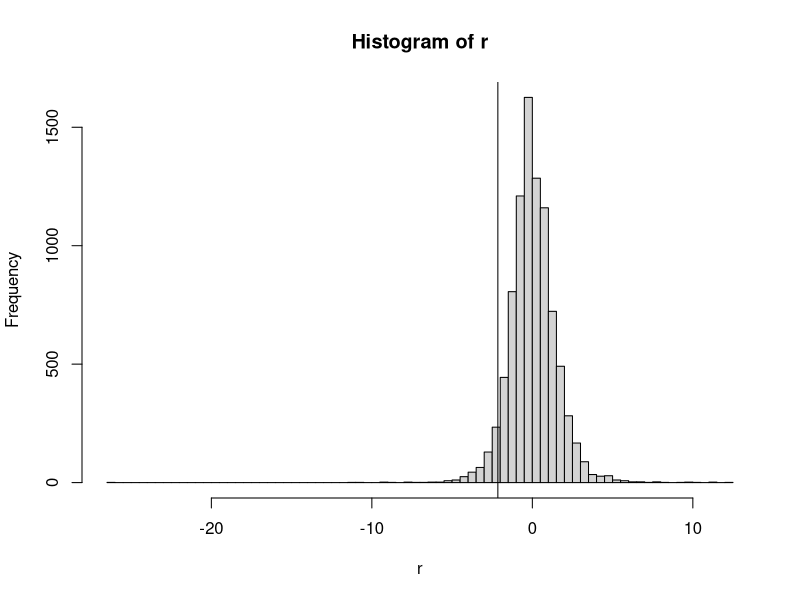
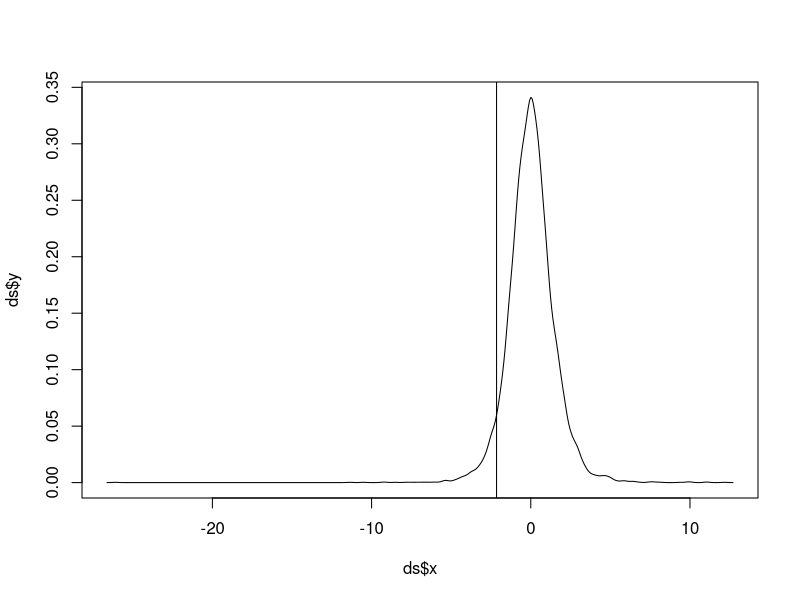
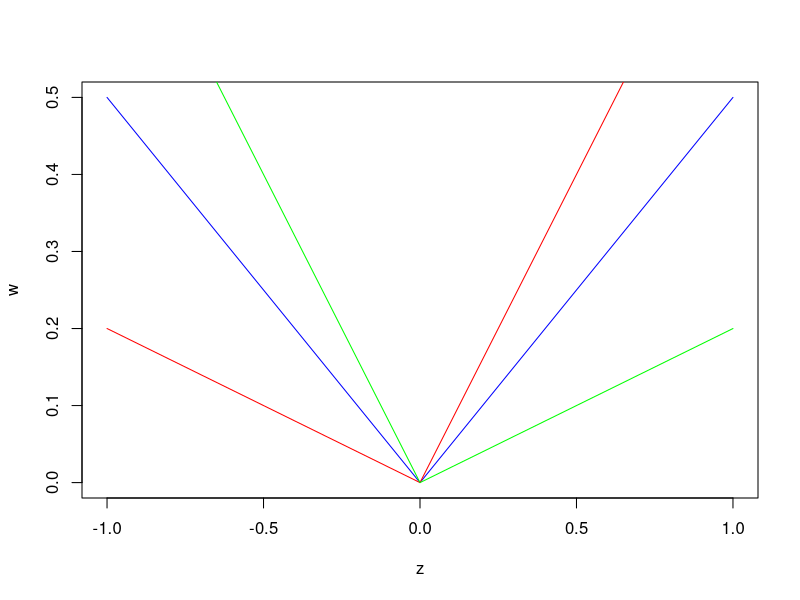

These figures' R source, in order:
## ---- chunk 1
knitr::opts_chunk$set(echo = FALSE)
## ---- chunk 2
p = 0.05
nu = 12
mu.np1 = 0.001
sigma.np1 = 0.02
t.nu.p = qt(p, nu)
VaR = mu.np1 + t.nu.p * sigma.np1 / (sqrt(nu/(nu-2)))
VaR
## ---- chunk 3
# Séries IBM journalière
r = scan('d-ibmln.txt')
r.sort = sort(r)
n = length(r)
# Calcul de x-chapeau-p
p = 0.05
l1 = floor(p*n); p1 = l1/n;
l2 = ceiling(p*n); p2 = l2/n;
x.ch.p = ((p2-p) * r.sort[l1] + (p-p1) * r.sort[l2]) / (p2-p1)
# Calcul de f(x-chapeau-p)
ds = density(r)
x.ch.p.index = which.min((ds$x-x.ch.p)^2)
f.x.ch.p = ds$y[x.ch.p.index]
sigma = sqrt(p*(1-p)/n)/f.x.ch.p
## ---- chunk 4
p1;p2;l1;l2
x.ch.p;f.x.ch.p;sigma
## ---- chunk 5
hist(r, 80)
abline(v=x.ch.p)
## ---- chunk 6
plot(ds$x, ds$y, type='l')
abline(v=x.ch.p)
## ---- chunk 7
z = seq(-1, 1, by=0.1)
p=0.5; plot(z, p*z*(z>=0) - (1-p)*z*(z<0), col='blue', type='l', xlab='z', ylab='w')
p=0.8; lines(z, p*z*(z>=0) - (1-p)*z*(z<0), col='red')
p=0.2; lines(z, p*z*(z>=0) - (1-p)*z*(z<0), col='green')
